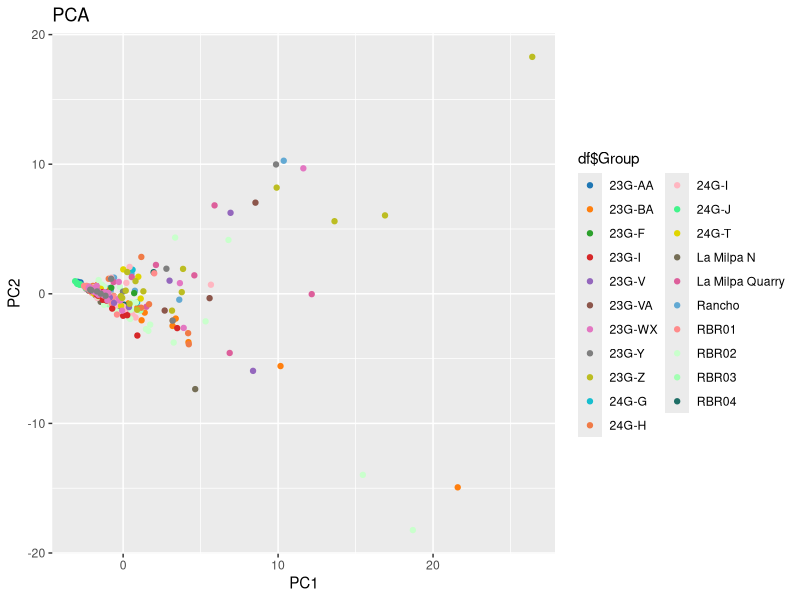

Reproduce this figure in R. (Note: this script raises an error after producing the figure.)
#install packages if not already installed 
if (!require(dbscan)) install.packages("dbscan", dependencies = TRUE)
if (!require(ggplot2)) install.packages("ggplot2", dependencies = TRUE)
if (!require(dplyr)) install.packages("dplyr", dependencies = TRUE)



# Load necessary libraries
library(dbscan)  # For LOF
library(ggplot2)  # For plotting
library(dplyr) # For grouping and data manipulation
library(readxl) 


# Load the geochemical dataset
df <- read_excel("Geology LAICPMS.xlsx") 

View(df)

#remove non numeric data before running PCA
numeric_data <- df[, sapply(df, is.numeric)]

print(numeric_data)

## PCA of raw data, no outliers removed 
# Apply PCA to reduce dimensionality
pca_result <- prcomp(numeric_data, scale. = TRUE)  # Exclude 'group' column
pca_data <- as.data.frame(pca_result$x)


#plot the first two PC of original data
pca_data <- as.data.frame(pca_result$x)
ggplot(pca_data, aes(x = PC1, y = PC2)) +
  geom_point(alpha = 1, aes(color = df$Group)) +
  labs(title = "PCA", x = "PC1", y = "PC2") +
  scale_color_manual(values = c(
    "#1f77b4", "#ff7f0e", "#2ca02c", "#d62728", "#9467bd", "#8c564b", "#e377c2", "#7f7f7f", "#bcbd22", "#17becf", "#f07b47", "#ffb6c1", "#42f48b", "#e0d500", "#756e56", "#dd5f9b", 
                                "#62a9d3", "#ff8b8b", "#c9ffcc", "#a3ffb3", "#1f6e66", "#f2993c", "#6a2d92"))





# Apply LOF to PCA-transformed data
lof_result <- lof(pca_data, minPts = 20)  # Using 10 as minPts, adjust based on your data
outliers <- which(lof_result > 1)

print(outliers)
                  
#Remove outliers from original data
cleaned_data <- data[-outliers, ]

str(cleaned_data)
dim(cleaned_data)

print(cleaned_data)

numeric_data_cleaned <- cleaned_data[, sapply(cleaned_data, is.numeric)]
str(numeric_data_cleaned)

if (nrow(numeric_data_cleaned) > 1 && ncol(numeric_data_cleaned) > 0) {
  pca_cleaned_result <- prcomp(numeric_data_cleaned, scale. = TRUE)
  summary(pca_cleaned_result)
} else {
  cat("Not enough data left for PCA after cleaning.\n")
}

# Re-run PCA on cleaned data (optional)
pca_cleaned_result <- prcomp(cleaned_data[, -which(names(cleaned_data) == "group")], scale. = TRUE)
summary(pca_cleaned_result)


#plot the first two PC of cleaned data 
pca_cleaned_data <- as.data.frame(pca_cleaned_result$x)
ggplot(pca_cleaned_data, aes(x = PC1, y = PC2)) +
  geom_point(alpha = 0.5, aes(color = cleaned_data$group)) +
  labs(title = "PCA After Removing Outliers", x = "PC1", y = "PC2")




























#############




# Function to apply LOF for each geological source location
detect_outliers <- function(group) {
  # Ensure the group is ungrouped and only contains data for outlier detection
  group <- ungroup(group)
  
  # Exclude 'location' column and use geochemical data for outlier detection
  X <- group %>%
    select(-Group)
  
  # Standardize the data (z-scaling)
  X_scaled <- scale(X)
  
  # Apply LOF (using dbscan's lof function)
  lof_result <- lof(X_scaled, minPts = 7)  # Adjust minPts as needed
  
  # Add the LOF result to the group (1 for outliers, 0 for inliers)
  group$outlier <- ifelse(lof_result > 1.5, 1, 0)  # Adjust threshold for outliers
  
  return(group)
}

# Apply LOF to each geological source location
outlier_results <- df %>%
  group_by(Group) %>%
  do({
    detect_outliers(.)  # Apply detect_outliers function to each group
  }) %>%
  ungroup() 



data_cleaned <- df[-outliers, ] 

pca_result <- prcomp(data_cleaned, scale. = TRUE) 

# Summary of PCA to see variance explained by each principal component
summary(pca_result)

# Plot the cumulative explained variance
explained_variance <- cumsum(pca_result$sdev^2) / sum(pca_result$sdev^2)
plot(explained_variance, type = "b", xlab = "Number of Principal Components", 
     ylab = "Cumulative Explained Variance", main = "Cumulative Explained Variance by PC")

# Plot the first two principal components
pca_data <- as.data.frame(pca_result$x)  # Extract PCA results for plotting
ggplot(pca_data, aes(x = PC1, y = PC2)) + 
  geom_point(alpha = 0.5) + 
  labs(title = "PCA: First vs Second Principal Component", x = "PC1", y = "PC2")






















####
# Example: Create a data frame (replace this with your actual data)
set.seed(123)

#remove non numeric data from df
df_numeric <- df[sapply(df, is.numeric)]

# Scale the numeric columns
df_scaled <- scale(df_numeric)


# 2. Perform PCA using prcomp() (Principal Component Analysis)
pca_result <- prcomp(df_scaled, center = TRUE, scale. = TRUE)

# 3. Get the PCA summary
summary(pca_result)

# 4. Create a data frame with PCA results for visualization
pca_df <- as.data.frame(pca_result$x)  # PCA scores (principal components)
pca_df$Group <- df$Group  # Add the group information back for coloring

# 5. Visualize the first two principal components (PC1 vs PC2) with ggplot
ggplot(pca_df, aes(x = PC1, y = PC2, color = Group)) +
  geom_point() +
  labs(title = "PCA: Grouped by Group",
       x = "Principal Component 1",
       y = "Principal Component 2") +
  theme_minimal() +
  theme(legend.position = "right")
